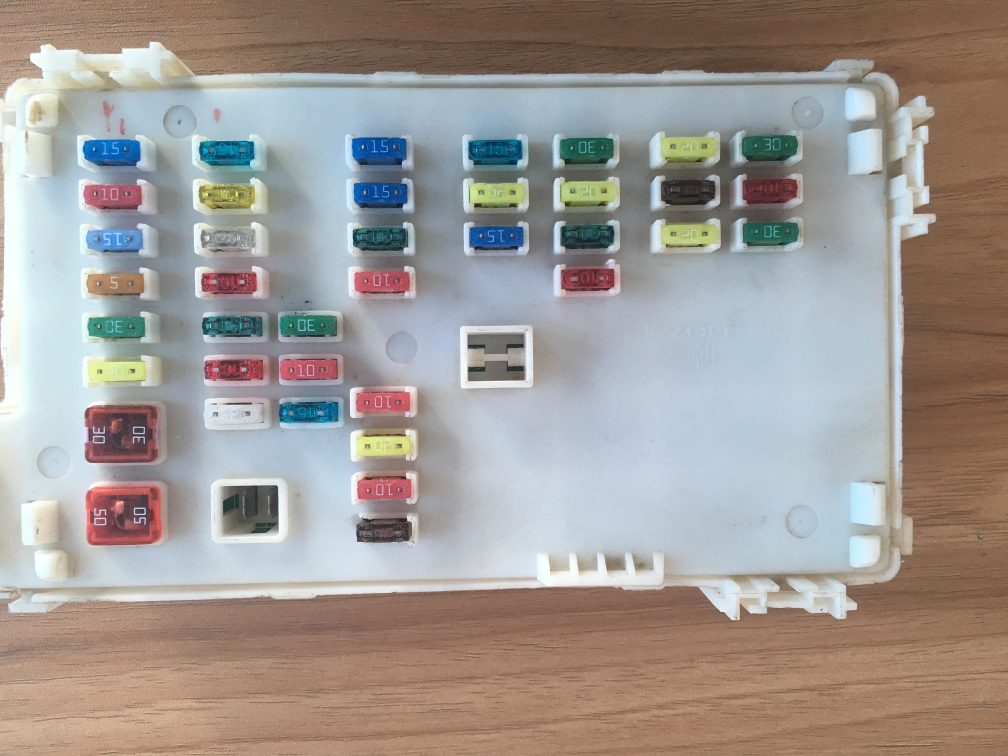
#> input picture Fuse__133.jpg, 4032 x 3024 px, found by its file name (shown at 1/4 size)
$ python Image_Processing.py   (older library calls are emulated)
#> lines starting #> are read from the running program, lines starting #| are printed output that depends on the picture; after the words box and inside, x2 and y2 are one past the last pixel; in counts of white or black regions, pixels touching at a corner belong together
import numpy as np
import pandas as pd
import matplotlib.pyplot as plt
import seaborn as sns
import cv2

def img_read(image):
    return cv2.imread(image)
#> returned value is the input picture: shape (3024, 4032, 3); mean B, G, R 148, 152.7, 159.6

def img_show(title,image, height, width):

    #plt.figure(figsize=(12,8))
    image = cv2.resize(image,(round(height/5),round(width/5)))
    cv2.imshow(title,image)
    cv2.waitKey(0)
    cv2.destroyAllWindows()


    '''b,g,r = cv2.split(image)
    image = cv2.merge([r,g,b])
    plt.imshow(image, cmap = 'gray', interpolation = 'bicubic')
    plt.xticks([]), plt.yticks([])  # to hide tick values on X and Y axis
    plt.show()'''

img = img_read(r'D:\Programming\Python\Udemy\Freelancer_profile_work\Image_Processing\Fuse__133.jpg')
img = img[459:2220,217:3251]
img = img[0:, 0:450]
#> img: shape (1761, 450, 3)
height, width = img.shape[:2]
#> height = 1761; width = 450

# gray Image
img_gray = cv2.cvtColor(img, cv2.COLOR_BGR2GRAY)
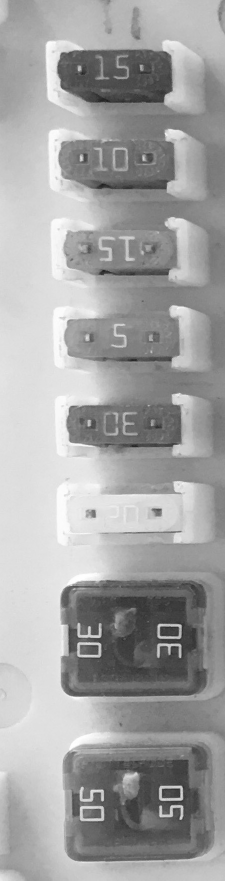
#> img_gray: shape (1761, 450) (shown at 1/2 size); min 25, max 255, mean 163

'''plt.figure()
plt.subplot(1,2,1)
plt.hist(img_gray.ravel(),256,[0,256])
plt.subplot(1,2,2)
plt.imshow()
plt.show()'''

# Filter for smoothening
# img_blur = cv2.GaussianBlur(img, (5,5), 0)
# img_blur = cv2.medianBlur(img_gray,5)
img_blur = cv2.bilateralFilter(img_gray,5,250,250)

# Binarization (Thresholding)
# ret,img_thre = cv2.threshold(img_gray,127,255,cv2.THRESH_BINARY) # Simple Threshold Image
# img_adt_thre = cv2.adaptiveThreshold(img_gray, 255, cv2.ADAPTIVE_THRESH_MEAN_C, cv2.THRESH_BINARY, 11 ,2) # Adaptive Threshold Image
# img_adt_thre = cv2.adaptiveThreshold(img_gray,255, cv2.ADAPTIVE_THRESH_GAUSSIAN_C, cv2.THRESH_BINARY, 11, 2)
ret, img_ots_thre = cv2.threshold(img_gray, 127, 255, cv2.THRESH_BINARY + cv2.THRESH_OTSU) # Otsu's Binarization
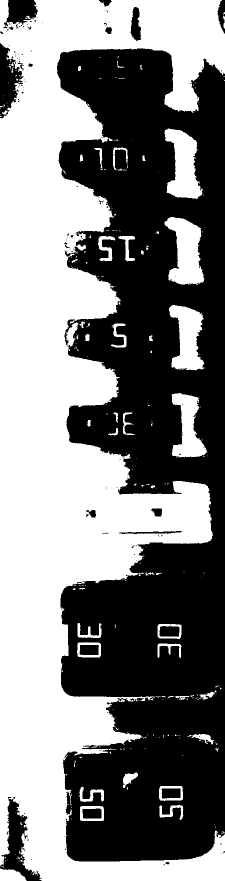
#> img_ots_thre: shape (1761, 450) (shown at 1/2 size); 50.4% white; 160 black regions (137 under 20 px), largest, box (x1, y1, x2, y2) and area: (114, 96, 450, 1723) 375381, (0, 1594, 83, 1761) 4893, (0, 86, 47, 236) 3765
#> ret = 162

# Geomatric Transformation
'Used to chnge the geomatri of image'

'''rows,cols,ch = img.shape

pts1 = np.float32([[56,65],[368,52],[28,387],[389,390]])
pts2 = np.float32([[0,0],[300,0],[0,300],[300,300]])

M = cv2.getPerspectiveTransform(pts1,pts2)

dst = cv2.warpPerspective(img,M,(cols,rows))

plt.figure(figsize=(10,6))
plt.subplot(121),plt.imshow(img),plt.title('Input')
plt.subplot(122),plt.imshow(dst),plt.title('Output')
plt.show()'''

# Morphological Transformation
"""

kernel = np.ones((5,5), np.int8)
'''
# Kernel can be foud by structuring element of any shape like circular, rectangle, cross etc
# kernel = cv2.getStructuringElement(cv2.MORPH_RECT,(5,5)) # for rectangular kernel
# kernel = cv2.getStructuringElement(cv2.MORPH_ELLIPSE,(5,5)) # for Ellipse kernel
# kernel = cv2.getStructuringElement(cv2.MORPH_CROSS,(5,5)) # for Croos kernel

'''
img_mor_ero = cv2.erode(img_ots_thre, kernel, iterations = 1)
img_mor_dia = cv2.dilate(img_ots_thre, kernel, iterations = 1)
img_mor_ope = cv2.morphologyEx(img_ots_thre, cv2.MORPH_OPEN, kernel)
img_mor_clo = cv2.morphologyEx(img_ots_thre, cv2.MORPH_CLOSE, kernel)
img_mor_grd = cv2.morphologyEx(img_ots_thre, cv2.MORPH_GRADIENT, kernel) # Black Hat and Top Hat also there to perform

plt.figure(figsize=(15,12))
plt.subplot(321), plt.imshow(img_ots_thre), plt.title('Original Image'), plt.xticks([]), plt.yticks([])
plt.subplot(322), plt.imshow(img_mor_ero), plt.title('Erosion Image'), plt.xticks([]), plt.yticks([])
plt.subplot(323), plt.imshow(img_mor_dia), plt.title('Dilation Image'), plt.xticks([]), plt.yticks([])
plt.subplot(324), plt.imshow(img_mor_ope), plt.title('Opening Image'), plt.xticks([]), plt.yticks([])
plt.subplot(325), plt.imshow(img_mor_clo), plt.title('Closing Image'), plt.xticks([]), plt.yticks([])
plt.subplot(326), plt.imshow(img_mor_grd), plt.title('Morpholigivcal gradient Image'), plt.xticks([]), plt.yticks([])
#plt.suptitle('Morphological Trasformation on Binary Image', fontsize = 16)
plt.tight_layout()
# plt.subplots_adjust(left=None, bottom=None, right=None, top=None, wspace=None, hspace=0.2)
plt.show()
"""

# Image Gradients
'''
It detects edges of an image
'''

"""'''laplacian = cv2.Laplacian(img_ots_thre,cv2.CV_64F)
sobelx = cv2.Sobel(img_ots_thre,cv2.CV_64F,1,0,ksize=5)
sobely = cv2.Sobel(img_ots_thre,cv2.CV_64F,0,1,ksize=5)'''


# Important point White to black edge is missed by it. So we need to convert to absoulute value.
laplacian = np.int8(np.absolute(cv2.Laplacian(img_ots_thre,cv2.CV_64F)))
sobelx = np.int8(np.absolute(cv2.Sobel(img_ots_thre,cv2.CV_64F,1,0,ksize=5)))
sobely = np.int8(np.absolute(cv2.Sobel(img_ots_thre,cv2.CV_64F,0,1,ksize=5)))

plt.figure(figsize=(15,12))
plt.subplot(221), plt.imshow(img_ots_thre), plt.title('Original'), plt.xticks([]), plt.yticks([])
plt.subplot(222), plt.imshow(laplacian), plt.title('laplacian'), plt.xticks([]), plt.yticks([])
plt.subplot(223), plt.imshow(sobelx), plt.title('sobelx'), plt.xticks([]), plt.yticks([])
plt.subplot(224), plt.imshow(sobely), plt.title('sobely'), plt.xticks([]), plt.yticks([])
plt.tight_layout()
plt.show()
"""
# Canny Endge Detection

canny = cv2.Canny(img_gray, 100, 200, 3, L2gradient=True)
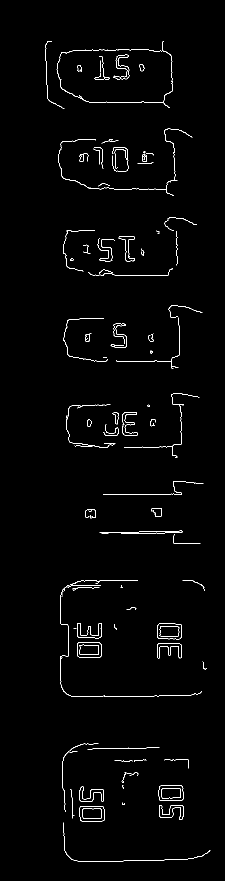
#> canny: shape (1761, 450) (shown at 1/2 size); 1.3% white in thin lines or dots, all inside (x1, y1, x2, y2) = (91, 82, 421, 1724)

# To find Contours

contours, _ = cv2.findContours(canny,cv2.RETR_EXTERNAL,cv2.CHAIN_APPROX_SIMPLE)
#> contours = 96 contours, 70 with area under 20; largest, box (x1, y1, x2, y2) and area: (159, 1612, 209, 1643) 1442, (314, 1247, 364, 1279) 1435, (317, 1571, 367, 1602) 1426, (154, 1284, 203, 1316) 1424, (154, 1246, 204, 1277) 625
mask = img
for cnt in contours:
    '''
    # Rotated Rectangle
    #print(cnt)
    rect = cv2.minAreaRect(cnt)
    box = cv2.boxPoints(rect)
    box = np.array(box).reshape((-1,1,2)).astype(np.int32)
    img_cont = cv2.drawContours(mask, [box], 0, (0,255,0), 3)
    #img_show(img)
    '''

    '''
    # Straight Bounding Rectangle
    x,y,w,h = cv2.boundingRect(cnt)
    img = cv2.rectangle(img,(x,y),(x+w,y+h),(0,255,0),2)
    '''

    # Minimum Enclosing Circle
    (x,y),radius = cv2.minEnclosingCircle(cnt)
    center = (int(x),int(y))
    radius = int(radius)
    img = cv2.circle(img,center,radius,(0,255,0),2)
#> this loop made 96 passes
#> (x, y, radius, center) on passes 1, 2, 3, 5, 6, 7, 9, 10, 11, 12, 14, 15: (273.5, 1672.5, 149, (273, 1672)), (184, 1626.5, 27, (184, 1626)), (341.8, 1623.2, 26, (341, 1623)), (142.5, 1607.5, 28, (142, 1607)), (183.2, 1589.4, 26, (183, 1589)), (341.7, 1586.4, 26, (341, 1586)), (252.7, 1555.3, 12, (252, 1555)), (267.5, 1549, 8, (267, 1549)), (247, 1521.5, 18, (247, 1521)), (352.9, 1526.5, 25, (352, 1526)), (146.5, 1503.5, 7, (146, 1503)), (197.5, 1497, 22, (197, 1497))
#> (x, y, radius) on passes 4, 8, 13, 16, 19, 22: (246, 1607, 2), (246, 1573, 3), (280, 1521, 12), (270, 1496, 48), (338, 1302, 27), (231, 1253, 5)
#> pass 1, `img = cv2.circle(img,center,radius,(0,255,0),2)`:
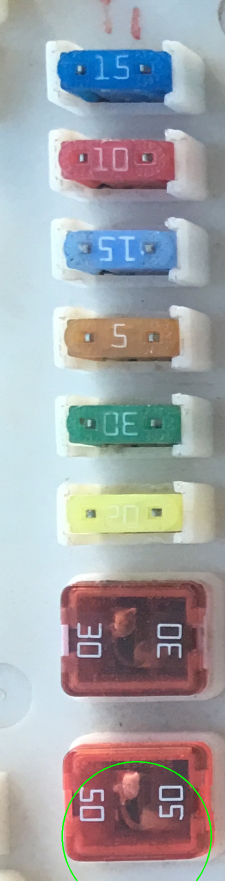
#> img: shape (1761, 450, 3) (shown at 1/2 size); mean B, G, R 166.7, 163.2, 161.6
#> pass 2, `img = cv2.circle(img,center,radius,(0,255,0),2)`:
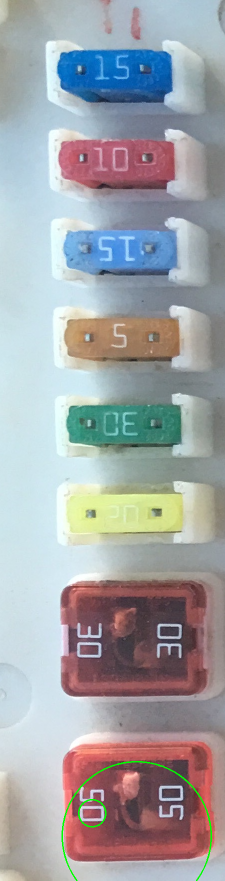
#> img: shape (1761, 450, 3) (shown at 1/2 size); 0.06% of pixels changed, all inside (x1, y1, x2, y2) = (156, 1598, 213, 1655)
#> pass 3, `img = cv2.circle(img,center,radius,(0,255,0),2)`:
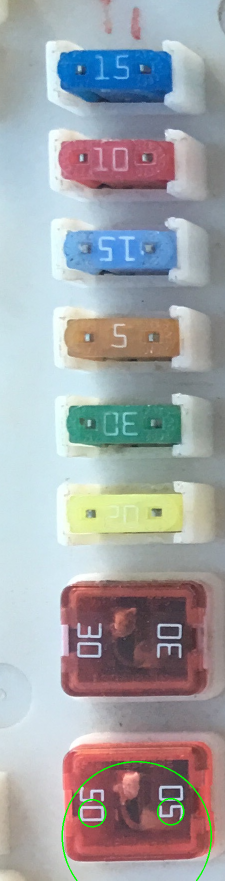
#> img: shape (1761, 450, 3) (shown at 1/2 size); 0.06% of pixels changed, all inside (x1, y1, x2, y2) = (314, 1596, 369, 1651)
#> after the loop:
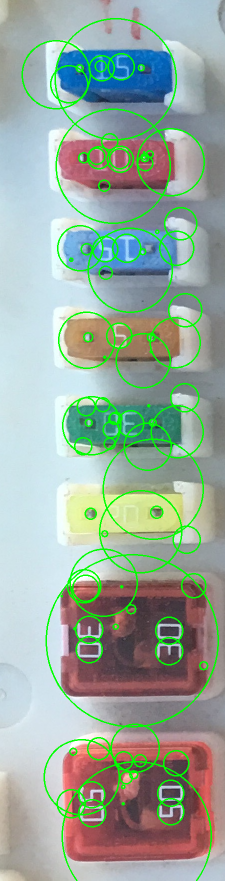
#> img: shape (1761, 450, 3) (shown at 1/2 size); 5.63% of pixels changed, all inside (x1, y1, x2, y2) = (43, 36, 438, 1637)

plt.figure(figsize=(12,9))
plt.subplot(121), plt.imshow(img), plt.title('Original'), plt.xticks([]), plt.yticks([])
# plt.subplot(122), plt.imshow(img_cont), plt.title('Recognized'), plt.xticks([]), plt.yticks([])
plt.show()


"""# image Ploting
title = ['Original Gray Image', 'Simple Trehsold Image', \
        'Adaptive Threshold Iamge', "Otsu's Binarization Image" ]
img_plot = [img_gray, img_thre, img_adt_thre, img_ots_thre]

'''plt.imshow(img_plot[1])
plt.show()'''

plt.figure(figsize=(12,15))
# f.suptitle('Blured Image', fontsize = 16)

for i in range(4):
    # print(i)
    plt.subplot(2, 2, i + 1), plt.imshow(img_plot[i])
    plt.title(title[i]), plt.xticks([]), plt.yticks([])
    # plt.tight_layout()
    # temp_img = img_plot[i+1]
    '''plt.subplot(3, 2, i + 2), plt.imshow(img_plot[i +1])
    plt.title(titel[i + 1]), plt.xticks([]), plt.yticks([])
    '''
plt.suptitle('Blured(GaussianBlur) before Gray', fontsize = 16)
plt.show()

# [4 lines of commented-out code are left out]

'''
len(contours)
contours[1]
reat = cv2.minAreaRect(contours[1])
box = cv2.boxPoints(rect)
box = np.int0(box)
'''

'''
for cnt in contours:
    #print(cnt)
    rect = cv2.minAreaRect(cnt)
    box = cv2.boxPoints(rect)
    box = np.array(box)
    img_with_cntr = cv2.drawContours(img_gray, box.astype(int), 0, (0,255,0), -1)
    #img_show(img)

# img = cv2.drawContours(img, [box], 0, (0, 255, 0), 3)

img_show('Contours Image',img_with_cntr, height, width)
'''"""

$ run again, with Fuse__137.jpg copied over Fuse__133.jpg
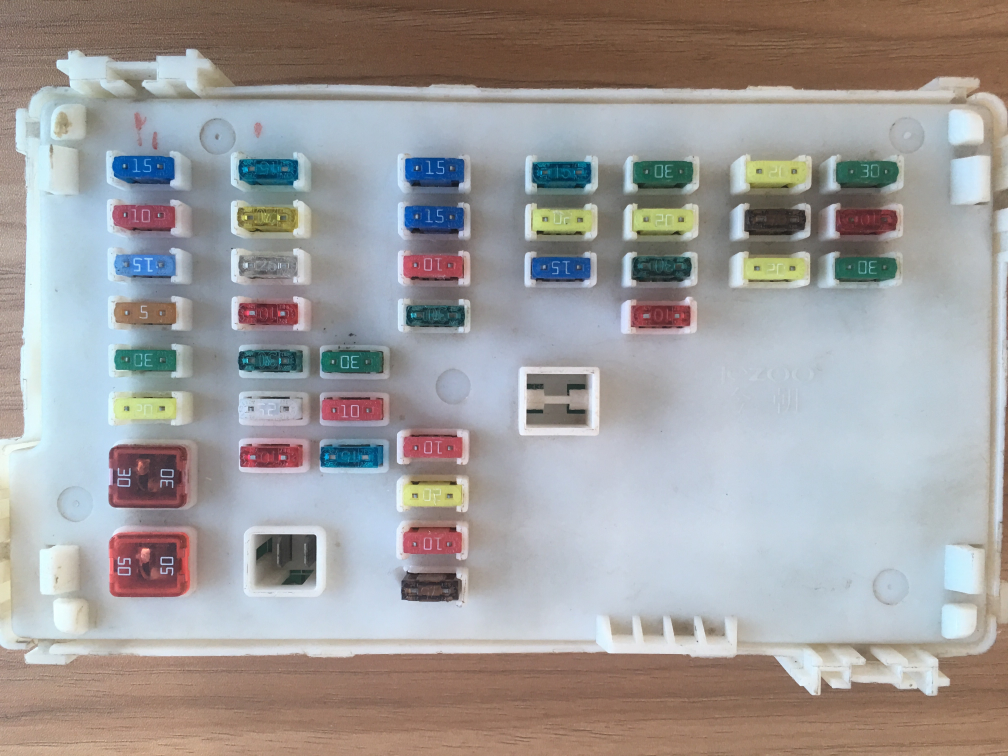
#> input picture Fuse__137.jpg, 4032 x 3024 px, found by its file name (shown at 1/4 size)
#> in img_read, returned value is the input picture: shape (3024, 4032, 3); mean B, G, R 157, 157.4, 160.5
#> `ret, img_ots_thre = cv2.threshold(img_gray, 127, 255, cv2.THRESH_BINAR..`:
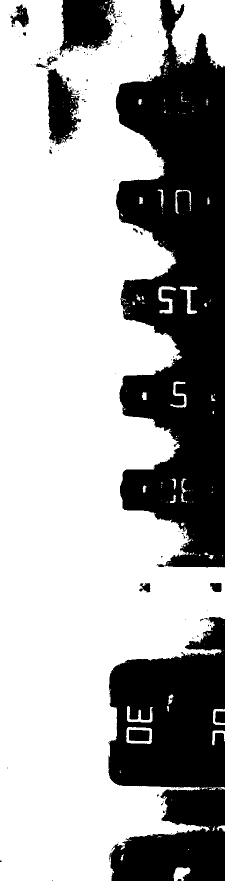
#> img_ots_thre: shape (1761, 450) (shown at 1/2 size); 66.5% white; 153 black regions (135 under 20 px), largest, box (x1, y1, x2, y2) and area: (231, 0, 450, 1135) 159900, (217, 1234, 450, 1761) 86569, (118, 0, 232, 111) 8961
#> ret = 153
#> canny: shape (1761, 450); 0.95% white in thin lines or dots
#> contours = 88 contours, 72 with area under 20; largest, box (x1, y1, x2, y2) and area: (252, 1453, 305, 1489) 1659, (316, 572, 352, 628) 764, (253, 1412, 307, 1446) 718, (360, 573, 395, 629) 603, (361, 955, 394, 1008) 598
#> the loop `for cnt in contours:` made 88 passes
#> (x, y, radius, center) on passes 1, 2, 3, 4, 5, 6, 8, 9: (362.9, 1748, 20, (362, 1748)), (3.81, 1722, 4, (3, 1722)), (221.5, 1725.5, 11, (221, 1725)), (377.7, 1698.3, 3, (377, 1698)), (225.5, 1702, 8, (225, 1702)), (269.5, 1682.5, 24, (269, 1682)), (249.5, 1707.5, 49, (249, 1707)), (332.5, 1528.5, 124, (332, 1528))
#> after the loop `for cnt in contours:`:
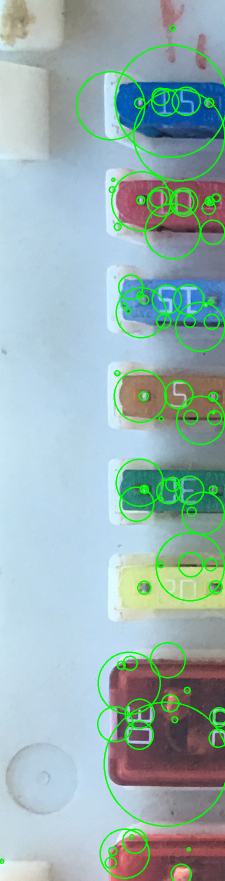
#> img: shape (1761, 450, 3) (shown at 1/2 size); mean B, G, R 177.1, 176.9, 152.5
